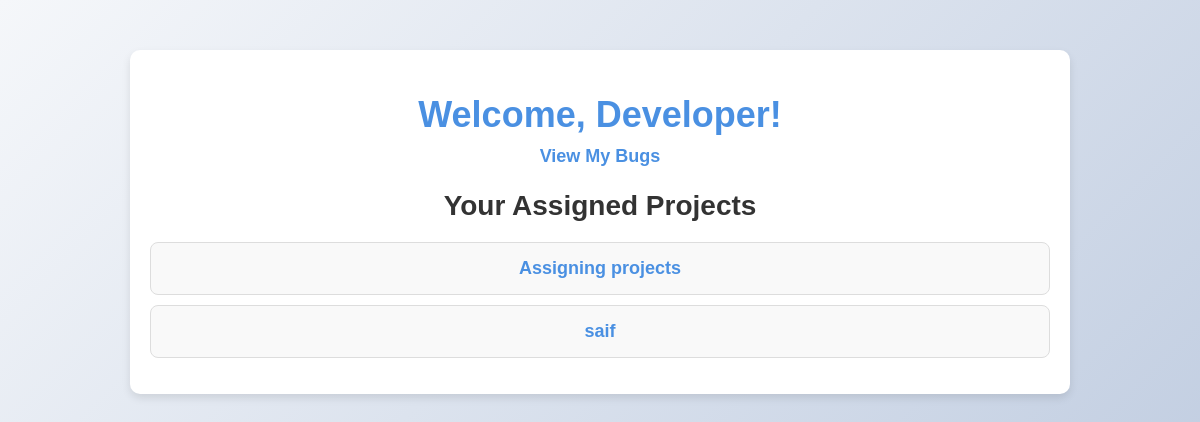
Before: /developer/landing/ (signed in) with the older database file.
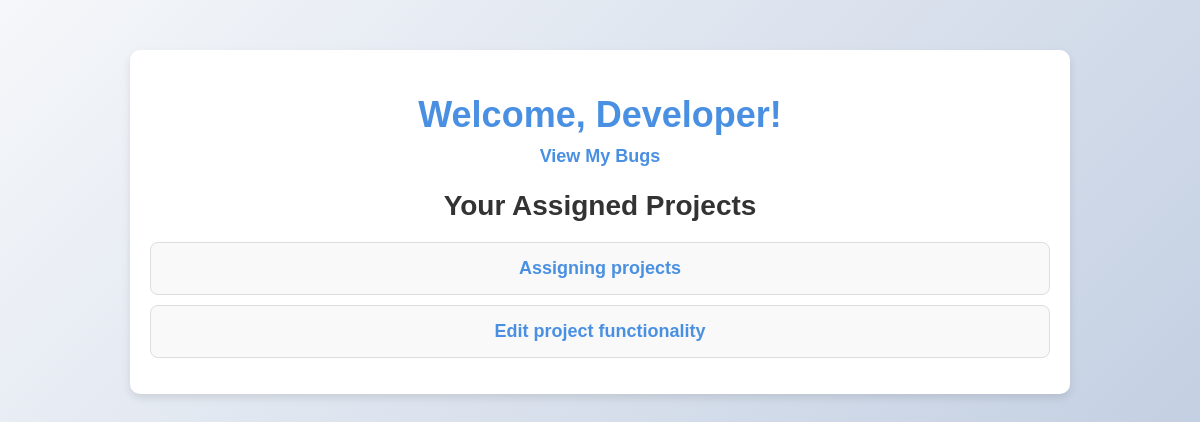
After: the same page with the newer database file.
### bugtrackingsystem/models.py (models this page shows, shortened)
class Project(models.Model):
    name = models.CharField(max_length=100)
    description = models.TextField()
    start_date = models.DateField(default=timezone.now)
    end_date = models.DateField(default=datetime.date(2024, 12, 31))
    manager = models.ForeignKey(UserProfile, on_delete=models.SET_NULL, null=True, related_name='managed_projects')
    assigned_to = models.ManyToManyField(UserProfile, blank=True, related_name='assigned_projects')
    developers = models.ManyToManyField(User, related_name='projects_as_developer', blank=True)  # Ensure this field is correctly defined
    qa_members = models.ManyToManyField(User, related_name='projects_as_qa', blank=True)
    assigned_developers = models.ManyToManyField(UserProfile, related_name='projects', limit_choices_to={'role': 'Developer'})
    assigned_qas = models.ManyToManyField(UserProfile, related_name='qa_projects', limit_choices_to={'role': 'QA'})

### bugtrackingsystem/views.py (the view)
# urls.py: path('developer/landing/', views.developer_landing, name='developer_landing'),
@login_required
def developer_landing(request):
    if not request.user.userprofile.is_developer():
        return HttpResponseForbidden("You do not have permission to access this page.")
    user_profile = get_object_or_404(UserProfile, user=request.user)
    projects = Project.objects.filter(assigned_to=user_profile)
    return render(request, 'developer_landing.html', {'projects': projects})

### bugtrackingsystem/models.py (called while the page is built)
    def is_developer(self):
        return self.role=="Developer"

### bugtrackingsystem/templates/developer_landing.html (shortened to what this page needs)
<!DOCTYPE html>
<html lang="en">
<head>
    <link rel="stylesheet" href="https://cdnjs.cloudflare.com/ajax/libs/font-awesome/6.0.0-beta3/css/all.min.css">
</head>
<body>
    <div class="container">
        <h1>Welcome, Developer!</h1>
        <a href="{% url 'developer_assigned_bugs' %}" class="btn btn-primary">View My Bugs</a>
        <h2>Your Assigned Projects</h2>
        <ul>
            {% for project in projects %}
                <li>
                    <a href="{% url 'project_detail' project.id %}">{{ project.name }}</a>
                </li>
            {% empty %}
                <li class="empty-message">No projects assigned.</li>
            {% endfor %}
        </ul>
    </div>
</body>
</html>

Changed rows visible on the page:
changed Project: name "saif" → "Edit project functionality"
